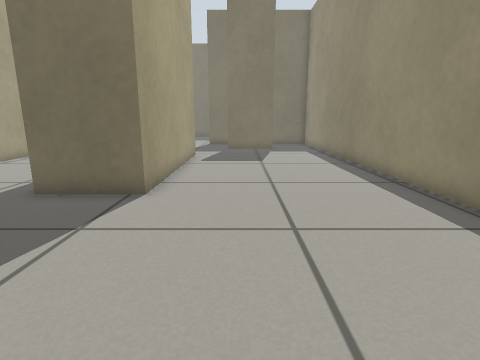
view 1 (above)

18 first-person views from a walk through a robot-simulator world made for Gazebo. The camera is 0.5 m above the floor, tilts 12° down and sees 80° across. The floor is counted in squares, 0.25 m on a side. Each view is taken from the middle of a square. On the plan, view 1 faces up. The plan holds only what a view shows up to about 16 squares ahead; the rest is blank.

view 2
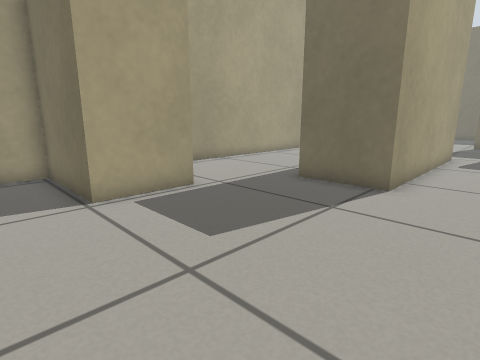

view 3
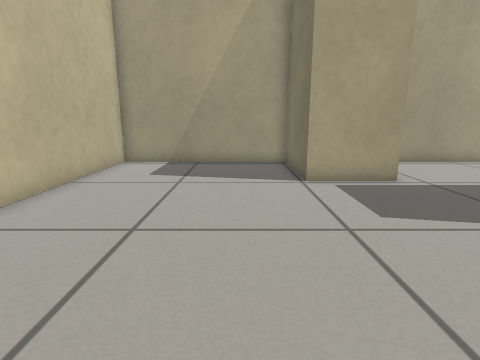

view 4
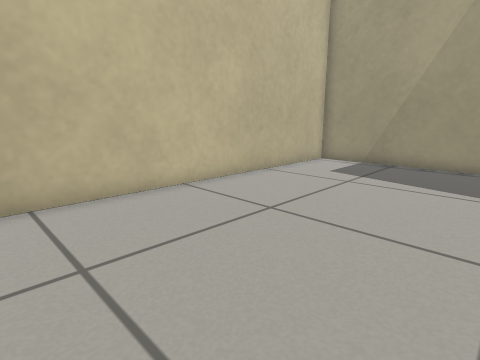

view 5
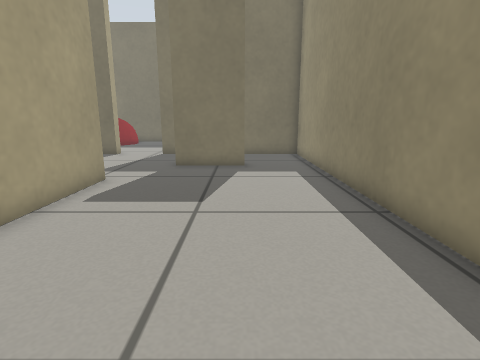

view 6
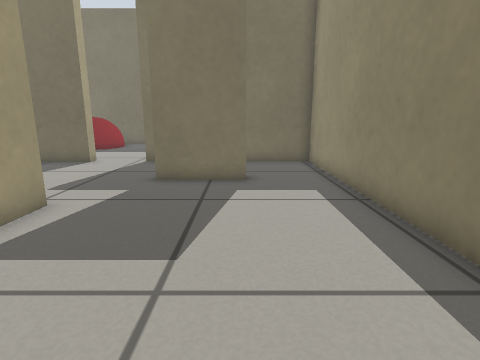

view 7
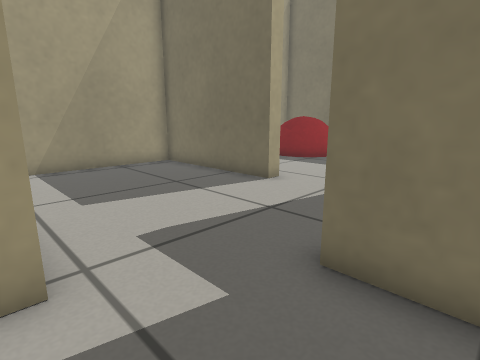

view 8
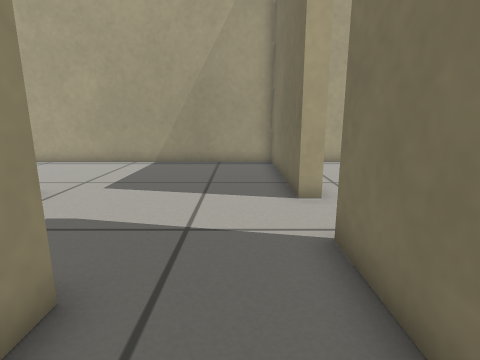

view 9
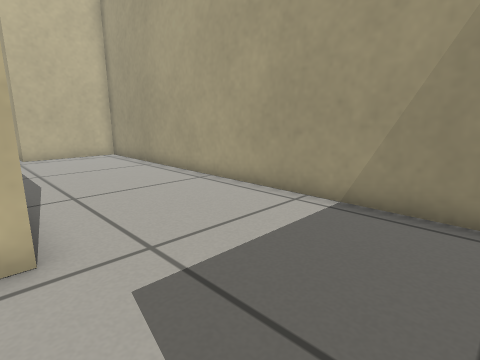

view 10
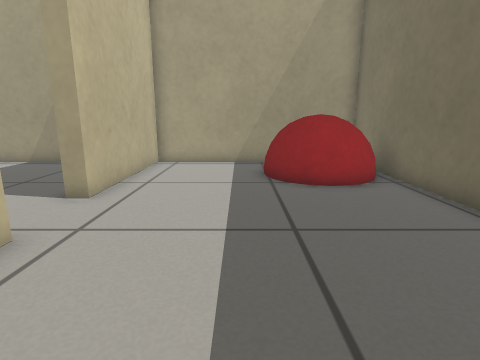

view 11
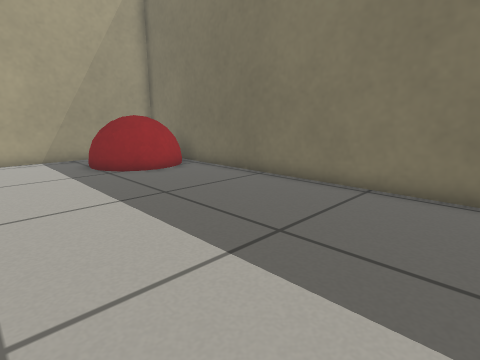

view 12
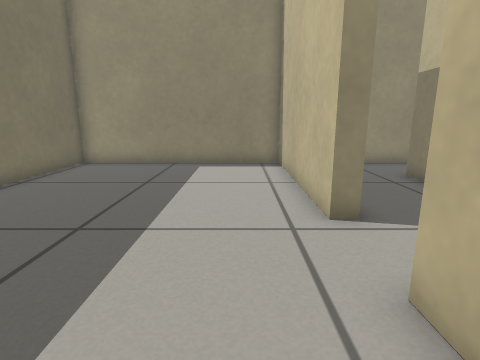

view 13
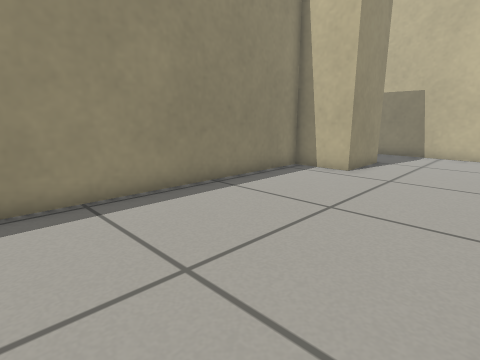

view 14
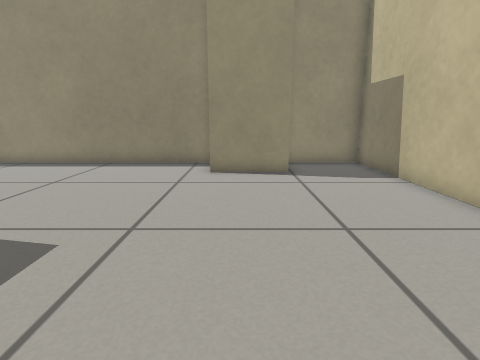

view 15
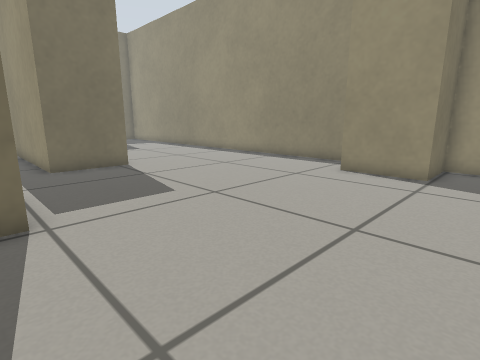

view 16
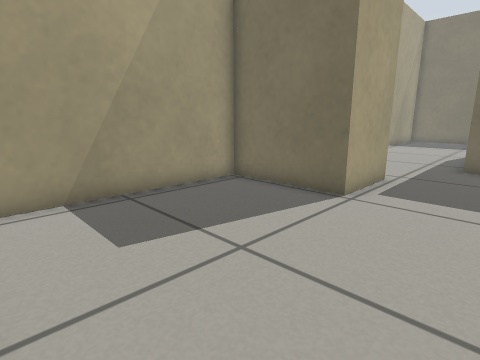

view 17
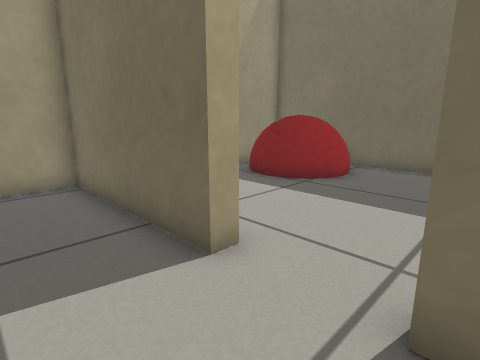

view 18
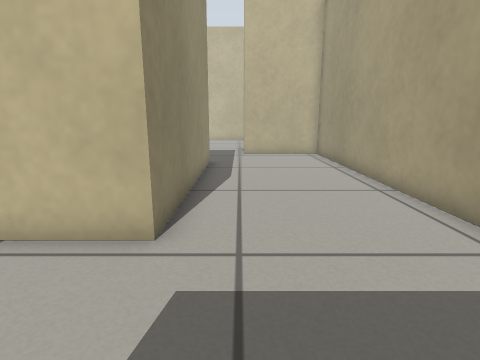

### Floor plan
Ten units are one square. View 1 is at (0, 0); x grows to the right and y downward. Boxes are objects, and circles mark ways between rooms. Rooms are numbered by the first view taken in them; rooms with no view inside come last. Other rooms are left out.
<svg viewBox="-121 -340 179 410">
<path fill="none" stroke="#000" d="M-26 -166 -26 -75 -56 -75 -56 -165 -30 -165M-9 -200 23 -200M23 -194 -9 -194M5 -236 -25 -236M-51 -236 -115 -236 -115 -42 -72 -42 -72 -12 -115 -12 -115 65 53 65 53 29 28 29 28 -1 53 -1 53 -236 23 -236M-25 -236 -25 -241 53 -241 53 -333 -75 -333M-94 -333 -116 -333 -115 -241 -51 -241 -51 -236"/>
<rect x="-105" y="-335" width="40" height="50" fill="#bbb"><title>red ball</title></rect>
<circle cx="-40" cy="-240" r="3" fill="#2a7"/>
<text x="-20" y="-90">1</text>
<text x="-40" y="-280">2</text>
</svg>
Room 1 opens to room 2.

Where each view was taken, in squares from view 1:
view 1: 0 up, 0 right, facing up
view 2: 1 down, 0 right, facing up-left
view 3: 1 down, 2 right, facing left
view 4: 1 up, 2 right, facing down-left
view 5: 7 up, 2 right, facing up
view 6: 10 up, 2 right, facing up
view 7: 16 up, 1 right, facing up-left
view 8: 22 up, 2 right, facing left
view 9: 21 up, 5 left, facing down-left
view 10: 28 up, 2 right, facing left
view 11: 25 up, 4 right, facing up-left
view 12: 26 up, 8 left, facing right
view 13: 11 up, 2 left, facing down-right
view 14: 1 down, 8 left, facing right
view 15: 5 down, 8 left, facing up-right
view 16: 6 down, 4 left, facing up-left
view 17: 21 up, 2 left, facing up-left
view 18: 21 up, 7 left, facing down
